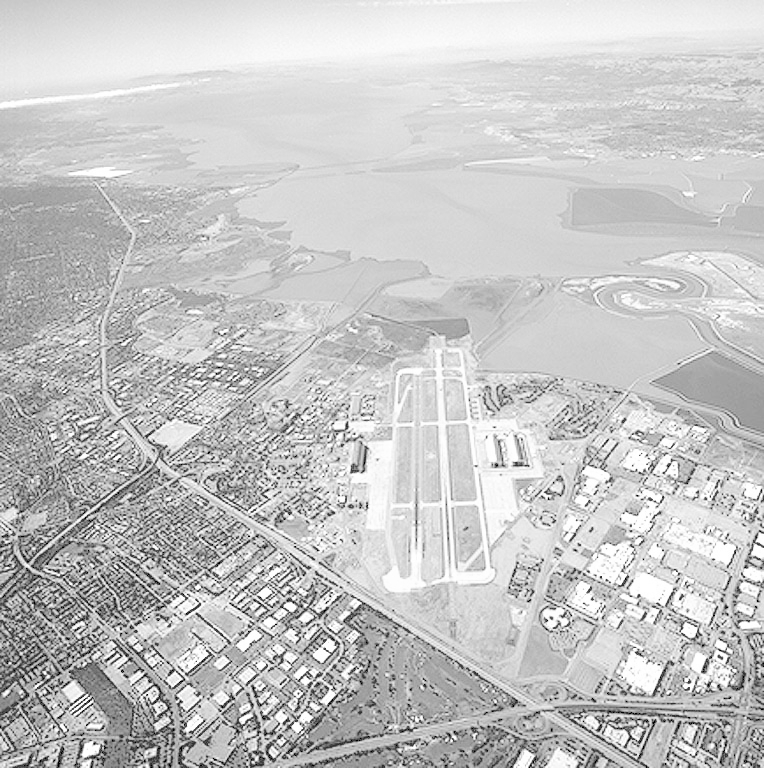
#> input picture Image restoration/Bilder/Aerial.jpg, 764 x 768 px
$ jupyter execute 'Inverse filtering.ipynb'   (shell and % lines are left out)
#> lines starting #> are read from the running program, lines starting #| are printed output that depends on the picture
# Aufgabe 3: Inverse Filterung
Ist der einem aufgenommenen Bild $g$ zugrundeliegende Störfunktion $h$ und dessen Fouriertransformierte $H$ bekannt, so kann mittels *inverser Filterung* das Originalbild
\begin{align}
  \widehat{F}(u, v) &= \frac{G(u,v)}{H(u,v)}
\end{align}
rekonstruiert werden.
Dabei ist
\begin{align}
  \widehat{F}(u, v) &= F(u,v) + \frac{N(u,v)}{H(u,v)}
\end{align}
weiterhin durch einen unbekannten additiven Rauschprozess $n$ gestört.

Modellieren Sie einen selbstgewählten Störprozess (beispielsweise die durch Bewegung der Kamera während der Bildaufnahme erzeugte Unschärfe und atmosphärische Störungen, siehe Vorlesungsfolien) und simulieren Sie dessen Auswirkungen auf einigen Beispielbildern!
Versuchen Sie nun, mittels inverser Filterung das Originalbild zu rekonstruieren!
Wiederholen Sie diesen Versuch mit verschiedenen - dem eigentlichen Störprozess einhergehenden - Rauschprozessen und variieren Sie deren Intensitäten!
Beschreiben und erklären Sie Ihre Beobachtungen!

## 0. Pfade, Pakete etc.

[cell 1]
import glob
import urllib.request

import matplotlib.pyplot as plt
import matplotlib.colors as mcolors

import imageio
import numpy as np

import math

[cell 2]
# image_filter = 'Bilder/*.jpg'
# image_filter = 'Bilder/SEM.jpg'
image_filter = 'Bilder/Aerial.jpg'

## 1. Definition der Störprozesse

Definieren Sie den **Störprozess** als Funktion $H$ der Koordinaten $(u,v)$ im Frequenzbereich. Tipp: Verwenden Sie normalisierte Werte $\in [-1,1]$!

[cell 3]
# # atmosphärische Störung
# k=50
# H = lambda u,v: np.exp(-k*(u ** 2 + v ** 2)**(5/6))

# motion blurr
a=b=50
T=1
H= lambda u,v: T*math.sin(math.pi*(u*a+v*b))*np.exp(np.complex(0,-math.pi*(u*a+v*b)))/(math.pi*(u*a+v*b)) if not u*a+v*b==0 else T

Geben Sie nun einen additiven **Rauschprozess** als Funktion $N$ an, die ebenfalls im Frequenzbereich vorliegt.

[cell 4]
sigma = 0.5
N = lambda u,v: np.complex(np.exp(-(u**2+v**2)/(2*sigma**2)))

## 2. Laden des Bildes

[cell 5]
image_path = np.random.choice(glob.glob(image_filter))
image = imageio.imread(image_path)
#> image is the input picture: shape (768, 764); min 0, max 255, mean 197.2

Für diese Aufgabe ist es wichtig, das Bild im Fließkommaformat vorliegen zu haben. Andernfalls kann der Median nicht immer korrekt berechent werden. Konvertieren sie `image` zu einer geeigneten Repräsentation:

[cell 6]
image = np.asarray(image, dtype=np.float32)

## 3. Simulation der Störung

Wir definieren zunächst eine Hilfsfunktion `ex4_apply_noise`, die ein Originalbild $f$ mit den Prozessen $H$ und $N$ stört und das gestörte Bild $g$ sowie die Fouriertransformierte $G$ zurückgibt:

[cell 7]
def ex4_apply_noise(f, H, N):
    # Fouriertransformation
    F = np.fft.fftshift(np.fft.fft2(f))
    G = np.zeros_like(F)
    R = np.zeros_like(F)

    for u, v in np.ndindex(*f.shape):
        u_ = 2 * (float(u) / f.shape[0]) - 1.0
        v_ = 2 * (float(v) / f.shape[1]) - 1.0

        # Anwendung des Prozesses N und H
        G[u,v] = F[u,v] * H(u_, v_) + N(u_, v_)
        R[u,v] = N(u_,v_)

    g = np.real(np.fft.ifft2(np.fft.ifftshift(G)))
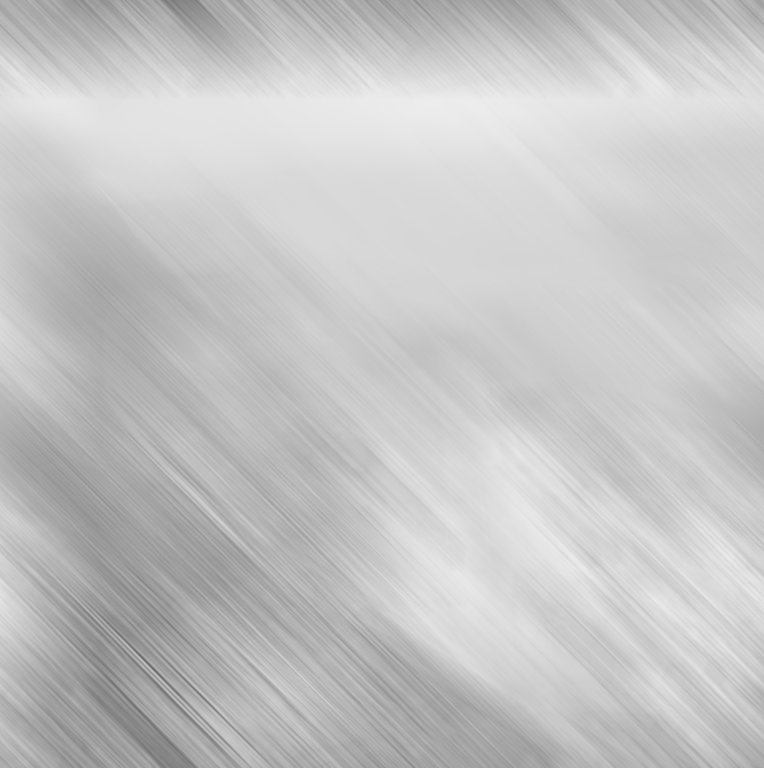
#> g: shape (768, 764) float64; min 106.5, max 237.3, mean 197.2
    return g,R

Die Funktion wird nun eingesetzt, um das Bild einmal nur durch $H$ und einmal durch $H$ und $N$ zu stören.

[cell 8]
g1,R1 = ex4_apply_noise(image, H, lambda u, v: 0)  # Störung nur durch H, N ist 0
g2,R2 = ex4_apply_noise(image, H, N)

Visualisieren Sie `image`, `g1` und `g2` nebeneinander:

[cell 9]
plt.figure('Image')

plt.subplot(2,2,1)
plt.title('original image')
# plt.axis('off')
plt.imshow(image, cmap='gray')

# filtered image without noise
plt.subplot(2,2,2)
plt.title('damaged image1')
plt.imshow(g1, cmap='gray')

# filtered image with noise
plt.subplot(2,2,4)
plt.title('damaged image2')
plt.imshow(g2, cmap='gray')

# noise spectrum
plt.subplot(2,2,3)
plt.title('noise spectrum')
plt.imshow(np.real(R2), cmap='gray')

plt.tight_layout()
plt.show()
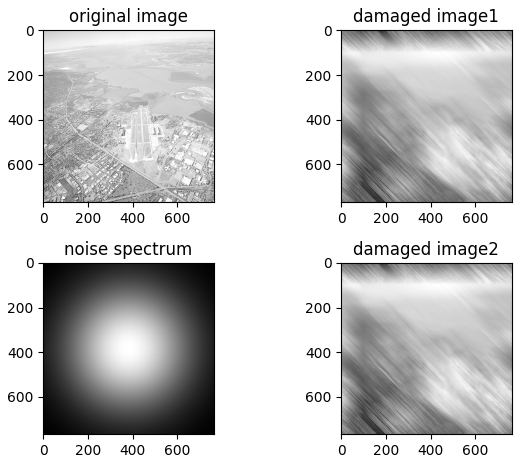
#> figure drawn by matplotlib, 4 panels

## 4. Rekonstruktion
Es soll nun versucht werden, das Originalbild $f$ aus `g1` und `g2` mittels inverser Filterung wiederherzustellen. Dazu definieren wir zunächst eine Funktion `ex4_inverse_filter`, die mit Hilfe der Gleichung (1) eine solche durchführt und das entstörte Bild $f'$ zurückgibt. Dabei ist diesmal allerdings nur $H$ bekannt:

[cell 10]
def ex4_inverse_filter(g, H):
    G=np.fft.fftshift(np.fft.fft2(g))
    F_=np.zeros_like(G)

    r = 320
    for u, v in np.ndindex(*g.shape):
        u_ = 2 * (float(u) / g.shape[0]) - 1.0
        v_ = 2 * (float(v) / g.shape[1]) - 1.0

#       Berechnen durch G und H
#         F_[u,v] = G[u,v] / H(u_, v_)
        try:
            F_[u,v] = G[u,v] / H(u_,v_)
        except ZeroDivisionError:
            G[u,v] = 0

    F_cut = F_[r:-r,r:-r]
    f_ = np.real(np.fft.ifft2(np.fft.ifftshift(F_cut)))
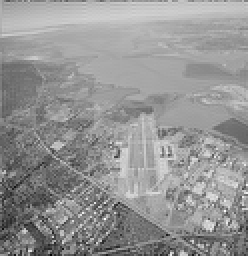
#> f_: shape (128, 124) float64 (shown 2 times larger); min 2315, max 10844.5, mean 7290.9; drawn with min black and max white

    return f_

Die Funktion wird jetzt für `g1` und `g2` aufgerufen:

[cell 11]
f1_ = ex4_inverse_filter(g1, H)
f2_ = ex4_inverse_filter(g2, H)

Visualisieren Sie nun das Originalbild `image` neben den Rekonstruktionen `f1_` und `f2_`:

[cell 12]
plt.figure('restored images')

plt.subplot(2,2,1)
plt.title('orginal image')
plt.imshow(image, cmap='gray')

# filtered image without noise
plt.subplot(2,2,2)
plt.title('fil_img without noise')
plt.imshow(f1_, cmap='gray')

# filtered image with noise
plt.subplot(2,2,4)
plt.title('fil_image with noise')
plt.imshow(f2_, cmap='gray')

# noise spectrum
plt.subplot(2,2,3)
plt.title('noise spectrum')
plt.imshow(np.real(R2), cmap='gray')

plt.tight_layout()
plt.show()
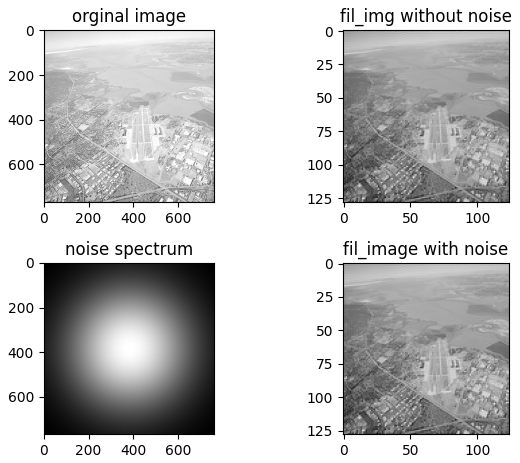
#> figure drawn by matplotlib, 4 panels

$ run again, with Image restoration/Bilder/SEM.jpg copied over Image restoration/Bilder/Aerial.jpg
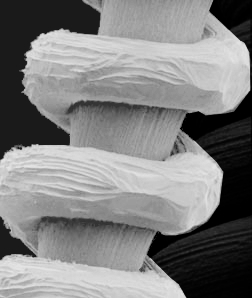
#> input picture Image restoration/Bilder/SEM.jpg, 252 x 298 px
#> image is the input picture: shape (298, 252); min 0, max 231, mean 128.1
#> in ex4_apply_noise, `g = np.real(np.fft.ifft2(np.fft.ifftshift(G)))`:
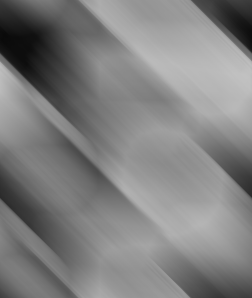
#> g: shape (298, 252) float64; min 10.28, max 193.5, mean 128.1
#> `plt.show()`:
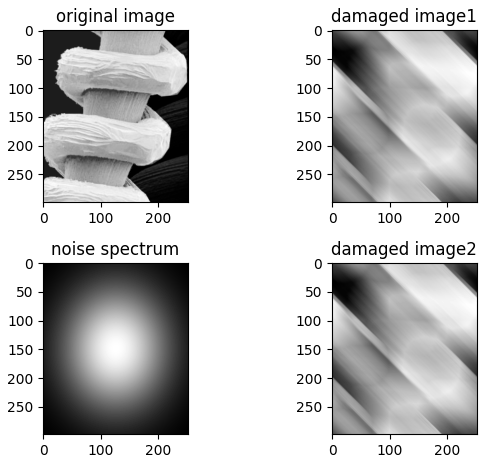
#> figure drawn by matplotlib, 4 panels
